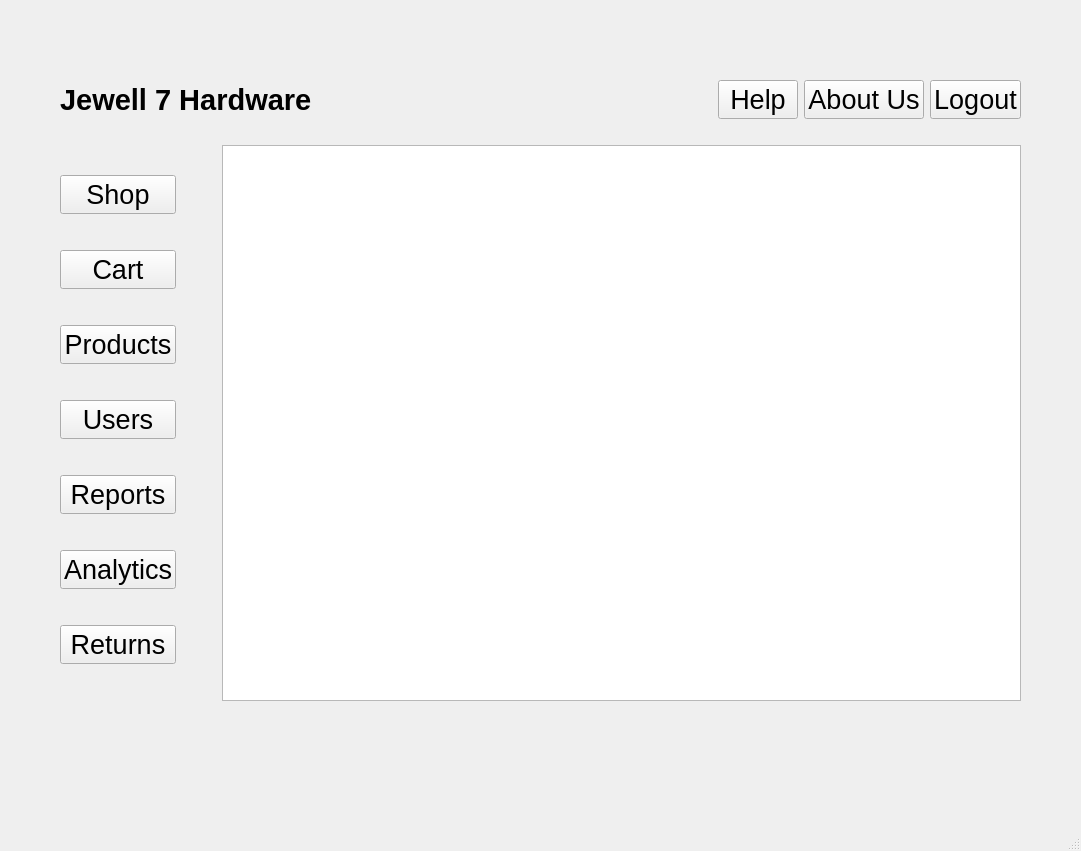
<?xml version="1.0" encoding="UTF-8"?>
<ui version="4.0">
 <class>MainWindow</class>
 <widget class="QMainWindow" name="MainWindow">
  <property name="geometry">
   <rect>
    <x>0</x>
    <y>0</y>
    <width>1081</width>
    <height>851</height>
   </rect>
  </property>
  <property name="windowTitle">
   <string>MainWindow</string>
  </property>
  <widget class="QWidget" name="centralwidget">
   <widget class="QWidget" name="verticalLayoutWidget">
    <property name="geometry">
     <rect>
      <x>60</x>
      <y>80</y>
      <width>961</width>
      <height>641</height>
     </rect>
    </property>
    <layout class="QVBoxLayout" name="verticalLayout">
     <item>
      <layout class="QHBoxLayout" name="horizontalLayout">
       <item>
        <widget class="QLabel" name="label">
         <property name="font">
          <font>
           <pointsize>22</pointsize>
           <bold>true</bold>
          </font>
         </property>
         <property name="text">
          <string>Jewell 7 Hardware</string>
         </property>
        </widget>
       </item>
       <item>
        <spacer name="horizontalSpacer">
         <property name="orientation">
          <enum>Qt::Horizontal</enum>
         </property>
         <property name="sizeType">
          <enum>QSizePolicy::Expanding</enum>
         </property>
         <property name="sizeHint" stdset="0">
          <size>
           <width>40</width>
           <height>20</height>
          </size>
         </property>
        </spacer>
       </item>
       <item>
        <widget class="QPushButton" name="help_button">
         <property name="font">
          <font>
           <pointsize>20</pointsize>
           <bold>false</bold>
          </font>
         </property>
         <property name="text">
          <string>Help</string>
         </property>
        </widget>
       </item>
       <item>
        <widget class="QPushButton" name="aboutUs_button">
         <property name="font">
          <font>
           <pointsize>20</pointsize>
           <bold>false</bold>
          </font>
         </property>
         <property name="text">
          <string>About Us</string>
         </property>
        </widget>
       </item>
       <item>
        <widget class="QPushButton" name="logout_button">
         <property name="font">
          <font>
           <pointsize>20</pointsize>
           <bold>false</bold>
          </font>
         </property>
         <property name="text">
          <string>Logout</string>
         </property>
        </widget>
       </item>
      </layout>
     </item>
     <item>
      <layout class="QHBoxLayout" name="horizontalLayout_2">
       <item>
        <spacer name="horizontalSpacer_2">
         <property name="orientation">
          <enum>Qt::Horizontal</enum>
         </property>
         <property name="sizeHint" stdset="0">
          <size>
           <width>40</width>
           <height>20</height>
          </size>
         </property>
        </spacer>
       </item>
      </layout>
     </item>
     <item>
      <layout class="QHBoxLayout" name="horizontalLayout_4">
       <item>
        <layout class="QVBoxLayout" name="verticalLayout_2">
         <item>
          <widget class="QPushButton" name="shop_button">
           <property name="font">
            <font>
             <pointsize>20</pointsize>
            </font>
           </property>
           <property name="text">
            <string>Shop</string>
           </property>
          </widget>
         </item>
         <item>
          <widget class="QPushButton" name="cart_button">
           <property name="font">
            <font>
             <pointsize>20</pointsize>
            </font>
           </property>
           <property name="text">
            <string>Cart</string>
           </property>
          </widget>
         </item>
         <item>
          <widget class="QPushButton" name="products_button">
           <property name="font">
            <font>
             <pointsize>20</pointsize>
            </font>
           </property>
           <property name="text">
            <string>Products</string>
           </property>
          </widget>
         </item>
         <item>
          <widget class="QPushButton" name="users_button">
           <property name="font">
            <font>
             <pointsize>20</pointsize>
            </font>
           </property>
           <property name="text">
            <string>Users</string>
           </property>
          </widget>
         </item>
         <item>
          <widget class="QPushButton" name="reports_button">
           <property name="font">
            <font>
             <pointsize>20</pointsize>
            </font>
           </property>
           <property name="text">
            <string>Reports</string>
           </property>
          </widget>
         </item>
         <item>
          <widget class="QPushButton" name="analytics_button">
           <property name="font">
            <font>
             <pointsize>20</pointsize>
            </font>
           </property>
           <property name="text">
            <string>Analytics</string>
           </property>
          </widget>
         </item>
         <item>
          <widget class="QPushButton" name="returns_button">
           <property name="font">
            <font>
             <pointsize>20</pointsize>
            </font>
           </property>
           <property name="text">
            <string>Returns</string>
           </property>
          </widget>
         </item>
        </layout>
       </item>
       <item>
        <spacer name="horizontalSpacer_4">
         <property name="orientation">
          <enum>Qt::Horizontal</enum>
         </property>
         <property name="sizeType">
          <enum>QSizePolicy::Minimum</enum>
         </property>
         <property name="sizeHint" stdset="0">
          <size>
           <width>40</width>
           <height>20</height>
          </size>
         </property>
        </spacer>
       </item>
       <item>
        <widget class="QTableWidget" name="tableWidget"/>
       </item>
      </layout>
     </item>
     <item>
      <layout class="QHBoxLayout" name="horizontalLayout_5">
       <item>
        <spacer name="horizontalSpacer_3">
         <property name="orientation">
          <enum>Qt::Horizontal</enum>
         </property>
         <property name="sizeHint" stdset="0">
          <size>
           <width>40</width>
           <height>20</height>
          </size>
         </property>
        </spacer>
       </item>
      </layout>
     </item>
    </layout>
   </widget>
  </widget>
  <widget class="QMenuBar" name="menubar">
   <property name="geometry">
    <rect>
     <x>0</x>
     <y>0</y>
     <width>1081</width>
     <height>22</height>
    </rect>
   </property>
  </widget>
  <widget class="QStatusBar" name="statusbar"/>
 </widget>
 <resources/>
 <connections/>
</ui>
